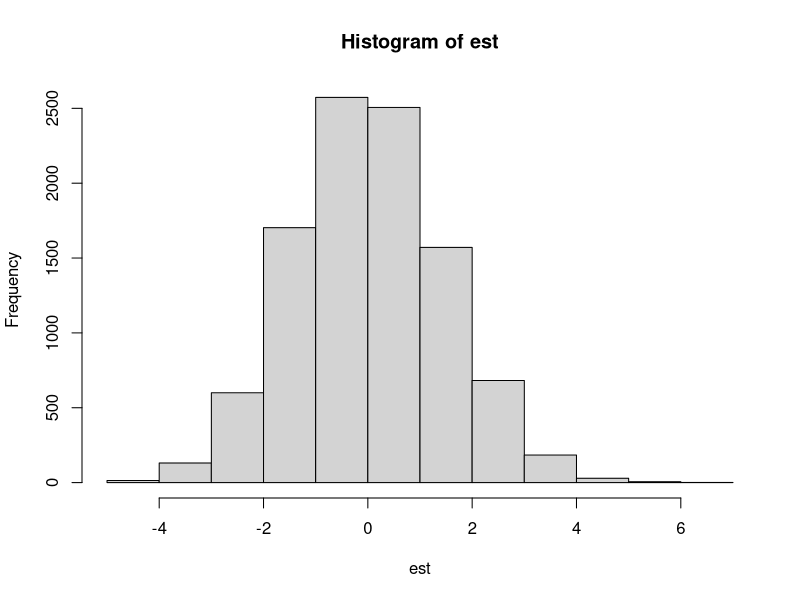

Recreate this plot in R.
n <- 100
n1 <- 60
n0 <- 40
y0 <- sort(rexp(n), decreasing = TRUE)
tau <- 1
y1 <- y0 + tau
z <- sample(c(rep(1, n1), rep(0, n0)))


tau_hat_p <- c()
V_til_p <- c()
lim_sup <- c()
lim_inf <- c()
est <- c()
for (i in 1:10^4) {
  z_permut <- sample(z)
  tau_hat_p[i] <- mean(y1[z_permut == 1]) - mean(y0[z_permut == 0])
  V_til_p[i] <- (var(y1[z_permut == 1])*sqrt(n0/ n1) + var(y0[z_permut == 0])*sqrt(n1/n0)) / n
  lim_sup[i] <- tau_hat_p[i] + 1.96*sqrt(V_til_p[i])
  lim_inf[i] <- tau_hat_p[i] - 1.96*sqrt(V_til_p[i])
  est[i] <- (tau_hat_p[i] - tau) / sqrt(V_til_p[i])
}
mean(V_til_p)
hist(est)